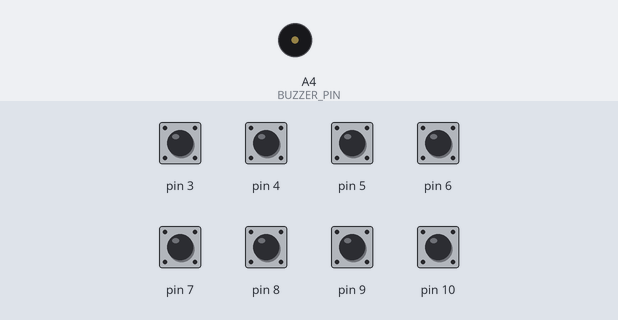
Bench run of a sketch on a simulated Arduino Uno, built with avr-gcc and run on an emulated ATmega328P. On the bench: buzzer (waves = sounding). The inputs (shaded band) are chosen by the test bench; at power-on: pin 3–10 HIGH.

Above: at 1.2 s.
1.3 s: pin 3 pulled LOW for 0.15 s
At 1.4 s:
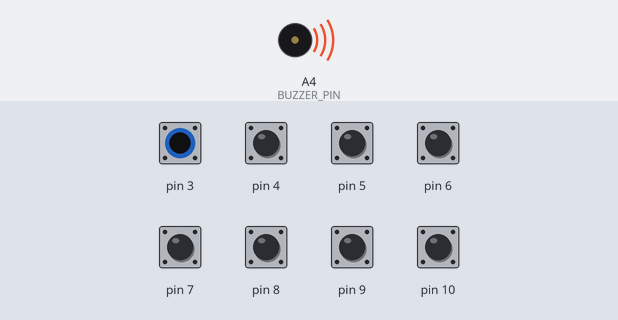
Timing chart, 0 to 4.3 s (numbered marks = the images above; inputs shaded):
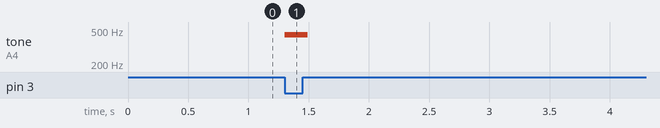

Measured:
- after the input at 1.3 s, tone on A4 (BUZZER_PIN): silent → 440 Hz at once, → silent 0.19 s later

The sketch:

Piano_touchkeys.ino
```cpp
#include <CapacitiveSensor.h>
#include "pitches.h"

#define COMMON_PIN      2    // The common 'send' pin for all keys
#define BUZZER_PIN      A4   // The output pin for the piezo buzzer
#define NUM_OF_SAMPLES  30   // Higher number whens more delay but more consistent readings
#define CAP_THRESHOLD   60  // Capactive reading that triggers a note (adjust to fit your needs)
#define NUM_OF_KEYS     8    // Number of keys that are on the keyboard

// This macro creates a capacitance "key" sensor object for each key on the piano keyboard:
#define CS(Y) CapacitiveSensor(2, Y)

// Each key corresponds to a note, which are defined here. Uncomment the scale that you want to use:
//int notes[]={NOTE_C4,NOTE_D4,NOTE_E4,NOTE_F4,NOTE_G4,NOTE_A4,NOTE_B4}; // C-Major scale
int notes[]={NOTE_A4,NOTE_B4,NOTE_C5,NOTE_D5,NOTE_E5,NOTE_F5,NOTE_G5,NOTE_A5}; // A-Minor scale
//int notes[]={NOTE_C4,NOTE_DS4,NOTE_F4,NOTE_FS4,NOTE_G4,NOTE_AS4,NOTE_C5,NOTE_DS5}; // C Blues scale

// Defines the pins that the keys are connected to:
CapacitiveSensor keys[] = {CS(3), CS(4), CS(5), CS(6), CS(7), CS(8),CS(9),CS(10)};

void setup() {
  // Turn off autocalibrate on all channels:
  for(int i=0; i<8; ++i) {
    keys[i].set_CS_AutocaL_Millis(0xFFFFFFFF);
  }
  // Set the buzzer as an output:
  pinMode(BUZZER_PIN, OUTPUT);
}

void loop() {

unsigned int keysPlaying = 0;

// Loop through each key:

for (int i = 0; i < NUM_OF_KEYS; ++i) {

// If the capacitance reading is greater than the threshold, play a note:

long c = keys[i].capacitiveSensor(NUM_OF_SAMPLES);

if(c > CAP_THRESHOLD) {

tone(BUZZER_PIN, notes[i]); // Plays the note corresponding to the key pressed

keysPlaying++;

}

}

if (keysPlaying == 0) {

noTone(BUZZER_PIN);

}

}
```

pitches.h
```cpp
// This file contains a list of 8 octaves worth of pitches
//  that correspond to notes on the piano.
#define NOTE_B0  31
#define NOTE_C1  33
#define NOTE_CS1 35
#define NOTE_D1  37
#define NOTE_DS1 39
#define NOTE_E1  41
#define NOTE_F1  44
#define NOTE_FS1 46
#define NOTE_G1  49
#define NOTE_GS1 52
#define NOTE_A1  55
#define NOTE_AS1 58
#define NOTE_B1  62
#define NOTE_C2  65
#define NOTE_CS2 69
#define NOTE_D2  73
#define NOTE_DS2 78
#define NOTE_E2  82
#define NOTE_F2  87
#define NOTE_FS2 93
#define NOTE_G2  98
#define NOTE_GS2 104
#define NOTE_A2  110
#define NOTE_AS2 117
#define NOTE_B2  123
#define NOTE_C3  131
#define NOTE_CS3 139
#define NOTE_D3  147
#define NOTE_DS3 156
#define NOTE_E3  165
#define NOTE_F3  175
#define NOTE_FS3 185
#define NOTE_G3  196
#define NOTE_GS3 208
#define NOTE_A3  220
#define NOTE_AS3 233
#define NOTE_B3  247
#define NOTE_C4  262
#define NOTE_CS4 277
#define NOTE_D4  294
#define NOTE_DS4 311
#define NOTE_E4  330
#define NOTE_F4  349
#define NOTE_FS4 370
#define NOTE_G4  392
#define NOTE_GS4 415
#define NOTE_A4  440
#define NOTE_AS4 466
#define NOTE_B4  494
#define NOTE_C5  523
#define NOTE_CS5 554
#define NOTE_D5  587
#define NOTE_DS5 622
#define NOTE_E5  659
#define NOTE_F5  698
#define NOTE_FS5 740
#define NOTE_G5  784
#define NOTE_GS5 831
#define NOTE_A5  880
#define NOTE_AS5 932
#define NOTE_B5  988
#define NOTE_C6  1047
#define NOTE_CS6 1109
#define NOTE_D6  1175
#define NOTE_DS6 1245
#define NOTE_E6  1319
#define NOTE_F6  1397
#define NOTE_FS6 1480
#define NOTE_G6  1568
#define NOTE_GS6 1661
#define NOTE_A6  1760
#define NOTE_AS6 1865
#define NOTE_B6  1976
#define NOTE_C7  2093
#define NOTE_CS7 2217
#define NOTE_D7  2349
#define NOTE_DS7 2489
#define NOTE_E7  2637
#define NOTE_F7  2794
#define NOTE_FS7 2960
#define NOTE_G7  3136
#define NOTE_GS7 3322
#define NOTE_A7  3520
#define NOTE_AS7 3729
#define NOTE_B7  3951
#define NOTE_C8  4186
#define NOTE_CS8 4435
#define NOTE_D8  4699
#define NOTE_DS8 4978
```
